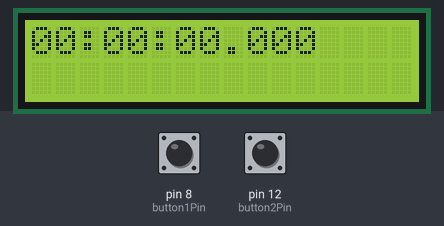
Bench run of a sketch on a simulated Arduino Uno, built with avr-gcc and run on an emulated ATmega328P. Shown: 16×2 character LCD. The test bench sets the inputs (shaded band); at power-on: pin 8 (button1Pin) LOW, pin 12 (button2Pin) LOW.

Above: at 1.2 s.
1.3 s: pin 8 (button1Pin) pulled HIGH for 0.15 s
At 1.64 s:
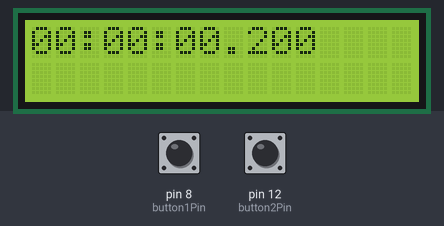
3.0 s: pin 8 (button1Pin) pulled HIGH for 1 s
At 6.14 s:
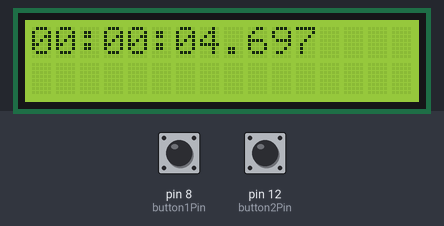
7.0 s: pin 12 (button2Pin) pulled HIGH for 0.15 s
Timing chart, 0 to 10.0 s (numbered marks = the images above; inputs shaded):
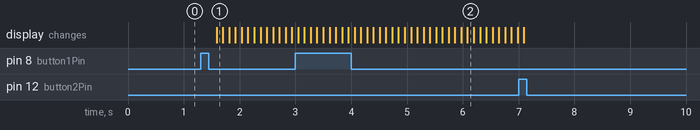

Measured:
- after the input at 1.3 s, the display: changes after 0.29 s (image 1)

The sketch:

Opdracht6.ino
```cpp
/**
  * @author https://projecthub.arduino.cc/arduino_uno_guy/i2c-liquid-crystal-displays-5eb615
  * @author CHATGPT
*/

#include <LiquidCrystal_I2C.h>
#include <Wire.h>

// Pin voor knop 1
const int button1Pin = 8;
// Pin voor knop 2
const int button2Pin = 12;
// I2C address, aantal colummen, aantal rijen
LiquidCrystal_I2C lcd(0x27, 16, 2);
// Variabele om starttime in op te slaan
unsigned long startTime = 0;
// Variabele om vorige stopwatch tijd in op te slaan
unsigned long previousElapsedTime = 0;
// Variabele om op te slaan wanneer knop 1 voor het eerst was ingedrukt
unsigned long button1PressTime = 0;
// Variabele om op de slaan of de stopwatch aan het lopen is of niet
bool isRunning = false;
// Variabele om op de slaan welke tijd de kop is ingedrukt
unsigned long buttonPressedTime = 0;

void setup() {
  // PinMode defineren
  pinMode(button1Pin, INPUT);
  pinMode(button2Pin, INPUT);
  // LCD initializeren
  lcd.init();
  // Baclight aan doen
  lcd.backlight();
  // Curser op rij 1 zetten
  lcd.setCursor(0, 0);
  // Time formaat printen
  lcd.print("00:00:00.000");
  // Timer starten
  startTime = millis();
}

void loop() {
  // Button status ophalen als boolean
  bool button1State = digitalRead(button1Pin);
  bool button2State = digitalRead(button2Pin);

  // Chekcken of knop 1 is ingedrukt
  if (button1State == HIGH) {
    // Als de druk tijd nog niet is op geslaan
    if (button1PressTime == 0) {
      // Op nemen wanneer de knop voor het eerst word ingedrukt
      button1PressTime = millis();
      // Check of de kn op 2 seconden of langer word ingedrukt
    } else if (millis() - button1PressTime >= 2000) {
      // Lap laten zien
      displayLap();
      // Knop tijd ressetten
      button1PressTime = 0;
    }
    if (!isRunning) {
      // Start de stopwatch
      isRunning = true;
      // Record de start tijd
      startTime = millis();
      // Vertraging voor een betere UX
      delay(100);
    }
  } else {
    // Al de knop loslaat tijd ressetten
    button1PressTime = 0;
  }

  // Check of knop 2 ingedrukt is om de stopwatch te ressetten
  if (button2State == HIGH) {
    isRunning = false;
  }

  // Vertraging om de arduino tijd te geven om te checken of er op twee knoppen word gedrukt
  delay(100);

  // Check of er op twee knoppen tegelijk word gedrukt
  if (button1State && button2State) {
    // LCD leeg maken
    lcd.clear();
    // Cursor op rij 1 zetten
    lcd.setCursor(0, 0);
    // Tijd formaat printen
    lcd.print("00:00:00.000");
  }

  // Scherm updaten alleen als de stopwatch loopt
  if (isRunning) {
    displayTime();
  }
}

void displayTime() {
  unsigned long currentTime = millis() - startTime;
  // Milliseconds ophalen
  unsigned long milliseconds = currentTime % 1000;
  // Total seconden uitrekenen
  unsigned long seconds = currentTime / 1000;
  // Minuten uitrekenen
  unsigned long minutes = seconds / 60;
  // Uren uitrekenen
  unsigned long hours = minutes / 60;

  // Seconden, minuten en uren aanpassen om binnen range te blijven
  seconds %= 60;
  minutes %= 60;
  hours %= 24;

  // Print de tijd in "00:00:00.000" formaat
  lcd.setCursor(0, 0);
  lcd.print(hours < 10 ? "0" : "");
  lcd.print(hours);
  lcd.print(":");
  lcd.print(minutes < 10 ? "0" : "");
  lcd.print(minutes);
  lcd.print(":");
  lcd.print(seconds < 10 ? "0" : "");
  lcd.print(seconds);
  lcd.print(".");
  lcd.print(milliseconds < 100 ? "0" : "");
  lcd.print(milliseconds < 10 ? "0" : "");
  lcd.print(milliseconds);
}

void displayLap(){
  // voorbijgaande tijd uitrekenen
  unsigned long currentTime = (millis() - 2000) - startTime;
  // Milliseconds ophalen
  unsigned long milliseconds = currentTime % 1000;
  // Total seconden uitrekenen
  unsigned long seconds = currentTime / 1000;
  // Minuten uitrekenen
  unsigned long minutes = seconds / 60;
  // Uren uitrekenen
  unsigned long hours = minutes / 60;

  // Seconden en minuten aanpassen om binnen range te blijven
  seconds %= 60;
  minutes %= 60;

  // Voorbijgaande tijd uitprinten in "00:00:00.000" formaat
  lcd.setCursor(0, 1);
  lcd.print(hours < 10 ? "0" : "");
  lcd.print(hours);
  lcd.print(":");
  if (minutes < 10) lcd.print("0");
  lcd.print(minutes);
  lcd.print(":");
  if (seconds < 10) lcd.print("0");
  lcd.print(seconds);
  lcd.print(".");
  lcd.print(milliseconds < 100 ? "0" : "");
  lcd.print(milliseconds < 10 ? "0" : "");
  lcd.print(milliseconds);
}
```
